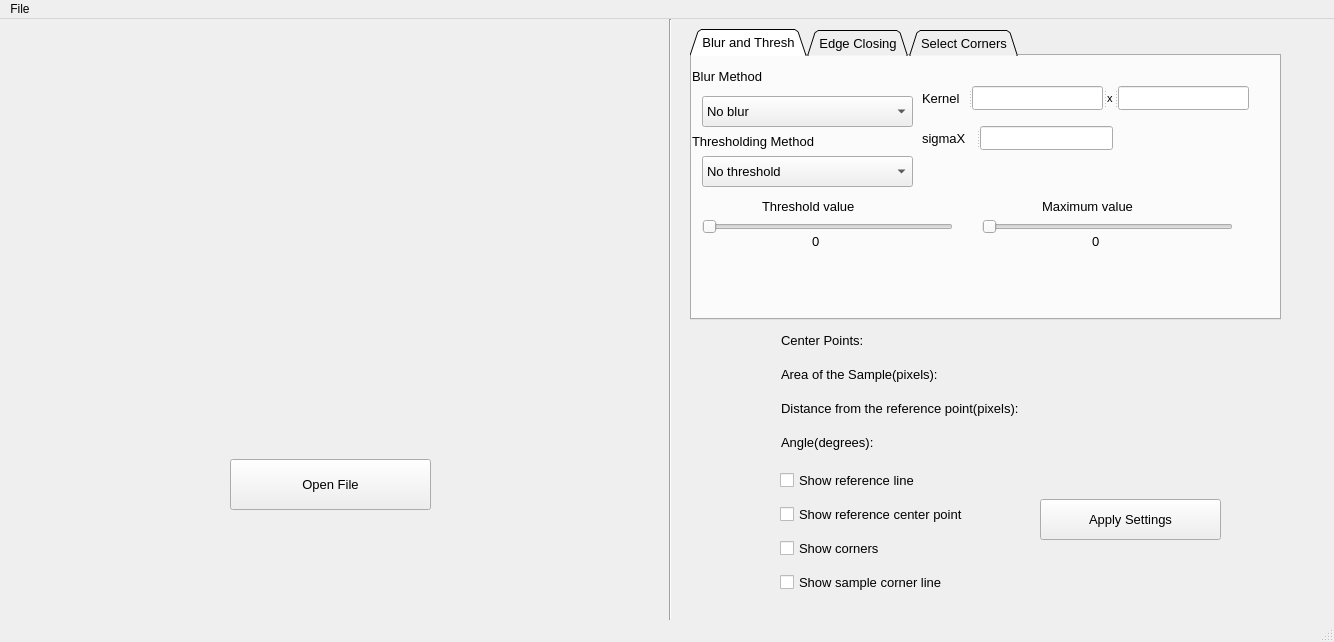
<?xml version="1.0" encoding="UTF-8"?>
<ui version="4.0">
 <class>MainWindow</class>
 <widget class="QMainWindow" name="MainWindow">
  <property name="geometry">
   <rect>
    <x>0</x>
    <y>0</y>
    <width>1334</width>
    <height>642</height>
   </rect>
  </property>
  <property name="windowTitle">
   <string>MainWindow</string>
  </property>
  <widget class="QWidget" name="centralwidget">
   <widget class="QPushButton" name="pushButton">
    <property name="geometry">
     <rect>
      <x>230</x>
      <y>440</y>
      <width>201</width>
      <height>51</height>
     </rect>
    </property>
    <property name="font">
     <font>
      <family>Tahoma</family>
      <pointsize>10</pointsize>
      <weight>50</weight>
      <bold>false</bold>
     </font>
    </property>
    <property name="text">
     <string>Open File</string>
    </property>
   </widget>
   <widget class="QLabel" name="label">
    <property name="geometry">
     <rect>
      <x>10</x>
      <y>10</y>
      <width>651</width>
      <height>421</height>
     </rect>
    </property>
    <property name="font">
     <font>
      <family>Tahoma</family>
      <pointsize>8</pointsize>
      <weight>50</weight>
      <bold>false</bold>
     </font>
    </property>
    <property name="text">
     <string/>
    </property>
   </widget>
   <widget class="QPushButton" name="pushButton_2">
    <property name="geometry">
     <rect>
      <x>1040</x>
      <y>480</y>
      <width>181</width>
      <height>41</height>
     </rect>
    </property>
    <property name="font">
     <font>
      <family>Tahoma</family>
      <pointsize>10</pointsize>
      <weight>50</weight>
      <bold>false</bold>
     </font>
    </property>
    <property name="text">
     <string>Apply Settings</string>
    </property>
   </widget>
   <widget class="Line" name="line">
    <property name="geometry">
     <rect>
      <x>660</x>
      <y>0</y>
      <width>20</width>
      <height>601</height>
     </rect>
    </property>
    <property name="font">
     <font>
      <family>Tahoma</family>
      <pointsize>8</pointsize>
      <weight>50</weight>
      <bold>false</bold>
     </font>
    </property>
    <property name="orientation">
     <enum>Qt::Vertical</enum>
    </property>
   </widget>
   <widget class="QTabWidget" name="tabWidget">
    <property name="geometry">
     <rect>
      <x>690</x>
      <y>10</y>
      <width>591</width>
      <height>291</height>
     </rect>
    </property>
    <property name="font">
     <font>
      <family>Tahoma</family>
      <pointsize>10</pointsize>
      <weight>50</weight>
      <bold>false</bold>
     </font>
    </property>
    <property name="tabShape">
     <enum>QTabWidget::Triangular</enum>
    </property>
    <property name="currentIndex">
     <number>0</number>
    </property>
    <property name="documentMode">
     <bool>false</bool>
    </property>
    <widget class="QWidget" name="tab">
     <attribute name="title">
      <string>Blur and Thresh</string>
     </attribute>
     <widget class="QLabel" name="label_2">
      <property name="geometry">
       <rect>
        <x>0</x>
        <y>70</y>
        <width>311</width>
        <height>31</height>
       </rect>
      </property>
      <property name="font">
       <font>
        <family>Tahoma</family>
        <pointsize>10</pointsize>
        <weight>50</weight>
        <bold>false</bold>
       </font>
      </property>
      <property name="text">
       <string>Thresholding Method</string>
      </property>
     </widget>
     <widget class="QLabel" name="label_5">
      <property name="geometry">
       <rect>
        <x>120</x>
        <y>170</y>
        <width>41</width>
        <height>31</height>
       </rect>
      </property>
      <property name="font">
       <font>
        <family>Tahoma</family>
        <pointsize>10</pointsize>
        <weight>50</weight>
        <bold>false</bold>
       </font>
      </property>
      <property name="layoutDirection">
       <enum>Qt::LeftToRight</enum>
      </property>
      <property name="text">
       <string>0</string>
      </property>
     </widget>
     <widget class="QSlider" name="horizontalSlider_2">
      <property name="geometry">
       <rect>
        <x>290</x>
        <y>160</y>
        <width>251</width>
        <height>21</height>
       </rect>
      </property>
      <property name="font">
       <font>
        <family>Tahoma</family>
        <pointsize>10</pointsize>
        <weight>50</weight>
        <bold>false</bold>
       </font>
      </property>
      <property name="orientation">
       <enum>Qt::Horizontal</enum>
      </property>
     </widget>
     <widget class="QLabel" name="label_7">
      <property name="geometry">
       <rect>
        <x>400</x>
        <y>170</y>
        <width>41</width>
        <height>31</height>
       </rect>
      </property>
      <property name="font">
       <font>
        <family>Tahoma</family>
        <pointsize>10</pointsize>
        <weight>50</weight>
        <bold>false</bold>
       </font>
      </property>
      <property name="text">
       <string>0</string>
      </property>
     </widget>
     <widget class="QLabel" name="label_4">
      <property name="geometry">
       <rect>
        <x>350</x>
        <y>140</y>
        <width>221</width>
        <height>21</height>
       </rect>
      </property>
      <property name="font">
       <font>
        <family>Tahoma</family>
        <pointsize>10</pointsize>
        <weight>50</weight>
        <bold>false</bold>
       </font>
      </property>
      <property name="text">
       <string>Maximum value</string>
      </property>
     </widget>
     <widget class="QSlider" name="horizontalSlider">
      <property name="geometry">
       <rect>
        <x>10</x>
        <y>160</y>
        <width>251</width>
        <height>21</height>
       </rect>
      </property>
      <property name="font">
       <font>
        <family>Tahoma</family>
        <pointsize>8</pointsize>
        <weight>50</weight>
        <bold>false</bold>
       </font>
      </property>
      <property name="orientation">
       <enum>Qt::Horizontal</enum>
      </property>
     </widget>
     <widget class="QLabel" name="label_3">
      <property name="geometry">
       <rect>
        <x>70</x>
        <y>140</y>
        <width>161</width>
        <height>21</height>
       </rect>
      </property>
      <property name="font">
       <font>
        <family>Tahoma</family>
        <pointsize>10</pointsize>
        <weight>50</weight>
        <bold>false</bold>
       </font>
      </property>
      <property name="text">
       <string>Threshold value</string>
      </property>
     </widget>
     <widget class="QComboBox" name="comboBox">
      <property name="geometry">
       <rect>
        <x>10</x>
        <y>100</y>
        <width>211</width>
        <height>31</height>
       </rect>
      </property>
      <property name="font">
       <font>
        <family>Tahoma</family>
        <pointsize>10</pointsize>
        <weight>50</weight>
        <bold>false</bold>
       </font>
      </property>
      <item>
       <property name="text">
        <string>No threshold</string>
       </property>
      </item>
      <item>
       <property name="text">
        <string>Thresh Binary</string>
       </property>
      </item>
      <item>
       <property name="text">
        <string>Thresh Binary Inverted</string>
       </property>
      </item>
      <item>
       <property name="text">
        <string>Thresh Trunc</string>
       </property>
      </item>
      <item>
       <property name="text">
        <string>Thresh To Zero</string>
       </property>
      </item>
      <item>
       <property name="text">
        <string>Thresh Otsu</string>
       </property>
      </item>
     </widget>
     <widget class="QComboBox" name="comboBox_2">
      <property name="geometry">
       <rect>
        <x>10</x>
        <y>40</y>
        <width>211</width>
        <height>31</height>
       </rect>
      </property>
      <property name="font">
       <font>
        <family>Tahoma</family>
        <pointsize>10</pointsize>
        <weight>50</weight>
        <bold>false</bold>
       </font>
      </property>
      <item>
       <property name="text">
        <string>No blur</string>
       </property>
      </item>
      <item>
       <property name="text">
        <string>Gaussian blur</string>
       </property>
      </item>
      <item>
       <property name="text">
        <string>Median blur</string>
       </property>
      </item>
      <item>
       <property name="text">
        <string>Average blur</string>
       </property>
      </item>
     </widget>
     <widget class="QLabel" name="label_6">
      <property name="geometry">
       <rect>
        <x>0</x>
        <y>-10</y>
        <width>281</width>
        <height>61</height>
       </rect>
      </property>
      <property name="font">
       <font>
        <family>Tahoma</family>
        <pointsize>10</pointsize>
        <weight>50</weight>
        <bold>false</bold>
       </font>
      </property>
      <property name="text">
       <string>Blur Method</string>
      </property>
     </widget>
     <widget class="QSplitter" name="splitter_5">
      <property name="geometry">
       <rect>
        <x>230</x>
        <y>70</y>
        <width>191</width>
        <height>24</height>
       </rect>
      </property>
      <property name="orientation">
       <enum>Qt::Horizontal</enum>
      </property>
      <widget class="QLabel" name="label_10">
       <property name="font">
        <font>
         <family>Tahoma</family>
         <pointsize>10</pointsize>
         <weight>50</weight>
         <bold>false</bold>
        </font>
       </property>
       <property name="text">
        <string>sigmaX</string>
       </property>
      </widget>
      <widget class="QLineEdit" name="lineEdit_3">
       <property name="font">
        <font>
         <family>Tahoma</family>
         <pointsize>8</pointsize>
         <weight>50</weight>
         <bold>false</bold>
        </font>
       </property>
      </widget>
     </widget>
     <widget class="QSplitter" name="splitter_6">
      <property name="geometry">
       <rect>
        <x>230</x>
        <y>30</y>
        <width>327</width>
        <height>24</height>
       </rect>
      </property>
      <property name="orientation">
       <enum>Qt::Horizontal</enum>
      </property>
      <widget class="QLabel" name="label_9">
       <property name="font">
        <font>
         <family>Tahoma</family>
         <pointsize>10</pointsize>
         <weight>50</weight>
         <bold>false</bold>
        </font>
       </property>
       <property name="text">
        <string>Kernel</string>
       </property>
      </widget>
      <widget class="QLineEdit" name="lineEdit">
       <property name="font">
        <font>
         <family>Tahoma</family>
         <pointsize>8</pointsize>
         <weight>50</weight>
         <bold>false</bold>
        </font>
       </property>
      </widget>
      <widget class="QLabel" name="label_8">
       <property name="font">
        <font>
         <family>Tahoma</family>
         <pointsize>8</pointsize>
         <weight>50</weight>
         <bold>false</bold>
        </font>
       </property>
       <property name="text">
        <string>x</string>
       </property>
      </widget>
      <widget class="QLineEdit" name="lineEdit_2">
       <property name="font">
        <font>
         <family>Tahoma</family>
         <pointsize>8</pointsize>
         <weight>50</weight>
         <bold>false</bold>
        </font>
       </property>
      </widget>
     </widget>
    </widget>
    <widget class="QWidget" name="tab_4">
     <attribute name="title">
      <string>Edge Closing</string>
     </attribute>
     <widget class="QLabel" name="label_35">
      <property name="geometry">
       <rect>
        <x>420</x>
        <y>180</y>
        <width>111</width>
        <height>31</height>
       </rect>
      </property>
      <property name="font">
       <font>
        <family>Tahoma</family>
        <pointsize>10</pointsize>
        <weight>50</weight>
        <bold>false</bold>
       </font>
      </property>
      <property name="text">
       <string>0</string>
      </property>
     </widget>
     <widget class="QLabel" name="label_32">
      <property name="geometry">
       <rect>
        <x>110</x>
        <y>140</y>
        <width>141</width>
        <height>41</height>
       </rect>
      </property>
      <property name="font">
       <font>
        <family>Tahoma</family>
        <pointsize>10</pointsize>
        <weight>50</weight>
        <bold>false</bold>
       </font>
      </property>
      <property name="text">
       <string>min_area</string>
      </property>
     </widget>
     <widget class="QLabel" name="label_34">
      <property name="geometry">
       <rect>
        <x>390</x>
        <y>140</y>
        <width>141</width>
        <height>41</height>
       </rect>
      </property>
      <property name="font">
       <font>
        <family>Tahoma</family>
        <pointsize>10</pointsize>
        <weight>50</weight>
        <bold>false</bold>
       </font>
      </property>
      <property name="text">
       <string>max_area</string>
      </property>
     </widget>
     <widget class="QSlider" name="horizontalSlider_6">
      <property name="geometry">
       <rect>
        <x>280</x>
        <y>170</y>
        <width>281</width>
        <height>21</height>
       </rect>
      </property>
      <property name="font">
       <font>
        <family>Tahoma</family>
        <pointsize>8</pointsize>
        <weight>50</weight>
        <bold>false</bold>
       </font>
      </property>
      <property name="orientation">
       <enum>Qt::Horizontal</enum>
      </property>
     </widget>
     <widget class="QSlider" name="horizontalSlider_5">
      <property name="geometry">
       <rect>
        <x>0</x>
        <y>170</y>
        <width>281</width>
        <height>21</height>
       </rect>
      </property>
      <property name="font">
       <font>
        <family>Tahoma</family>
        <pointsize>8</pointsize>
        <weight>50</weight>
        <bold>false</bold>
       </font>
      </property>
      <property name="orientation">
       <enum>Qt::Horizontal</enum>
      </property>
     </widget>
     <widget class="QCheckBox" name="checkBox">
      <property name="geometry">
       <rect>
        <x>10</x>
        <y>90</y>
        <width>21</width>
        <height>21</height>
       </rect>
      </property>
      <property name="font">
       <font>
        <family>Tahoma</family>
        <pointsize>8</pointsize>
        <weight>50</weight>
        <bold>false</bold>
       </font>
      </property>
      <property name="text">
       <string/>
      </property>
     </widget>
     <widget class="QLabel" name="label_31">
      <property name="geometry">
       <rect>
        <x>10</x>
        <y>110</y>
        <width>531</width>
        <height>41</height>
       </rect>
      </property>
      <property name="font">
       <font>
        <family>Tahoma</family>
        <pointsize>10</pointsize>
        <weight>50</weight>
        <bold>false</bold>
       </font>
      </property>
      <property name="text">
       <string>Area Detection Range(min_area &lt; area &lt; max_area):</string>
      </property>
     </widget>
     <widget class="QLabel" name="label_33">
      <property name="geometry">
       <rect>
        <x>130</x>
        <y>180</y>
        <width>101</width>
        <height>31</height>
       </rect>
      </property>
      <property name="font">
       <font>
        <family>Tahoma</family>
        <pointsize>10</pointsize>
        <weight>50</weight>
        <bold>false</bold>
       </font>
      </property>
      <property name="text">
       <string>0</string>
      </property>
     </widget>
     <widget class="QLabel" name="label_26">
      <property name="geometry">
       <rect>
        <x>40</x>
        <y>70</y>
        <width>441</width>
        <height>61</height>
       </rect>
      </property>
      <property name="font">
       <font>
        <family>Tahoma</family>
        <pointsize>10</pointsize>
        <weight>50</weight>
        <bold>false</bold>
       </font>
      </property>
      <property name="text">
       <string>Area and Center Point Detection</string>
      </property>
     </widget>
     <widget class="QSplitter" name="splitter_3">
      <property name="geometry">
       <rect>
        <x>10</x>
        <y>10</y>
        <width>191</width>
        <height>21</height>
       </rect>
      </property>
      <property name="orientation">
       <enum>Qt::Horizontal</enum>
      </property>
      <widget class="QRadioButton" name="radioButton_3">
       <property name="font">
        <font>
         <family>Tahoma</family>
         <pointsize>8</pointsize>
         <weight>50</weight>
         <bold>false</bold>
        </font>
       </property>
       <property name="text">
        <string/>
       </property>
      </widget>
      <widget class="QLabel" name="label_23">
       <property name="font">
        <font>
         <family>Tahoma</family>
         <pointsize>10</pointsize>
         <weight>50</weight>
         <bold>false</bold>
        </font>
       </property>
       <property name="text">
        <string>Edge Closing</string>
       </property>
      </widget>
     </widget>
     <widget class="QSplitter" name="splitter_13">
      <property name="geometry">
       <rect>
        <x>10</x>
        <y>40</y>
        <width>329</width>
        <height>24</height>
       </rect>
      </property>
      <property name="orientation">
       <enum>Qt::Horizontal</enum>
      </property>
      <widget class="QLabel" name="label_24">
       <property name="font">
        <font>
         <family>Tahoma</family>
         <pointsize>10</pointsize>
         <weight>50</weight>
         <bold>false</bold>
        </font>
       </property>
       <property name="text">
        <string>Kernel</string>
       </property>
      </widget>
      <widget class="QLineEdit" name="lineEdit_5">
       <property name="font">
        <font>
         <family>Tahoma</family>
         <pointsize>8</pointsize>
         <weight>50</weight>
         <bold>false</bold>
        </font>
       </property>
      </widget>
      <widget class="QLabel" name="label_25">
       <property name="font">
        <font>
         <family>Tahoma</family>
         <pointsize>10</pointsize>
         <weight>50</weight>
         <bold>false</bold>
        </font>
       </property>
       <property name="text">
        <string>x</string>
       </property>
      </widget>
      <widget class="QLineEdit" name="lineEdit_6">
       <property name="font">
        <font>
         <family>Tahoma</family>
         <pointsize>8</pointsize>
         <weight>50</weight>
         <bold>false</bold>
        </font>
       </property>
      </widget>
     </widget>
    </widget>
    <widget class="QWidget" name="tab_3">
     <attribute name="title">
      <string>Select Corners</string>
     </attribute>
     <widget class="QLabel" name="label_36">
      <property name="geometry">
       <rect>
        <x>70</x>
        <y>50</y>
        <width>441</width>
        <height>21</height>
       </rect>
      </property>
      <property name="text">
       <string>Select the corners of the sample and the reference shape</string>
      </property>
     </widget>
     <widget class="QLabel" name="label_38">
      <property name="geometry">
       <rect>
        <x>10</x>
        <y>180</y>
        <width>201</width>
        <height>22</height>
       </rect>
      </property>
      <property name="text">
       <string>Sample corners chosen:</string>
      </property>
     </widget>
     <widget class="QLabel" name="label_40">
      <property name="geometry">
       <rect>
        <x>170</x>
        <y>90</y>
        <width>331</width>
        <height>22</height>
       </rect>
      </property>
      <property name="text">
       <string/>
      </property>
     </widget>
     <widget class="QPushButton" name="pushButton_3">
      <property name="geometry">
       <rect>
        <x>190</x>
        <y>90</y>
        <width>191</width>
        <height>41</height>
       </rect>
      </property>
      <property name="text">
       <string>Selection Window</string>
      </property>
     </widget>
     <widget class="QLabel" name="label_39">
      <property name="geometry">
       <rect>
        <x>10</x>
        <y>210</y>
        <width>201</width>
        <height>22</height>
       </rect>
      </property>
      <property name="text">
       <string>Reference corners chosen:</string>
      </property>
     </widget>
     <widget class="QLabel" name="label_37">
      <property name="geometry">
       <rect>
        <x>210</x>
        <y>180</y>
        <width>451</width>
        <height>21</height>
       </rect>
      </property>
      <property name="text">
       <string/>
      </property>
     </widget>
     <widget class="QLabel" name="label_41">
      <property name="geometry">
       <rect>
        <x>210</x>
        <y>210</y>
        <width>451</width>
        <height>21</height>
       </rect>
      </property>
      <property name="text">
       <string/>
      </property>
     </widget>
    </widget>
   </widget>
   <widget class="QLabel" name="label_27">
    <property name="geometry">
     <rect>
      <x>781</x>
      <y>311</y>
      <width>105</width>
      <height>21</height>
     </rect>
    </property>
    <property name="font">
     <font>
      <family>Tahoma</family>
      <pointsize>10</pointsize>
      <weight>50</weight>
      <bold>false</bold>
     </font>
    </property>
    <property name="text">
     <string>Center Points:</string>
    </property>
   </widget>
   <widget class="QLabel" name="label_29">
    <property name="geometry">
     <rect>
      <x>781</x>
      <y>345</y>
      <width>204</width>
      <height>21</height>
     </rect>
    </property>
    <property name="font">
     <font>
      <family>Tahoma</family>
      <pointsize>10</pointsize>
      <weight>50</weight>
      <bold>false</bold>
     </font>
    </property>
    <property name="text">
     <string>Area of the Sample(pixels):</string>
    </property>
   </widget>
   <widget class="QLabel" name="label_28">
    <property name="geometry">
     <rect>
      <x>900</x>
      <y>310</y>
      <width>451</width>
      <height>21</height>
     </rect>
    </property>
    <property name="font">
     <font>
      <family>Tahoma</family>
      <pointsize>10</pointsize>
      <weight>50</weight>
      <bold>false</bold>
     </font>
    </property>
    <property name="text">
     <string/>
    </property>
   </widget>
   <widget class="QLabel" name="label_30">
    <property name="geometry">
     <rect>
      <x>1000</x>
      <y>340</y>
      <width>171</width>
      <height>31</height>
     </rect>
    </property>
    <property name="font">
     <font>
      <family>Tahoma</family>
      <pointsize>10</pointsize>
      <weight>50</weight>
      <bold>false</bold>
     </font>
    </property>
    <property name="text">
     <string/>
    </property>
   </widget>
   <widget class="QLabel" name="label_74">
    <property name="geometry">
     <rect>
      <x>781</x>
      <y>379</y>
      <width>312</width>
      <height>21</height>
     </rect>
    </property>
    <property name="font">
     <font>
      <family>Tahoma</family>
      <pointsize>10</pointsize>
      <weight>50</weight>
      <bold>false</bold>
     </font>
    </property>
    <property name="text">
     <string>Distance from the reference point(pixels):</string>
    </property>
   </widget>
   <widget class="QLabel" name="label_75">
    <property name="geometry">
     <rect>
      <x>781</x>
      <y>413</y>
      <width>121</width>
      <height>21</height>
     </rect>
    </property>
    <property name="font">
     <font>
      <family>Tahoma</family>
      <pointsize>10</pointsize>
      <weight>50</weight>
      <bold>false</bold>
     </font>
    </property>
    <property name="text">
     <string>Angle(degrees):</string>
    </property>
   </widget>
   <widget class="QLabel" name="label_76">
    <property name="geometry">
     <rect>
      <x>1050</x>
      <y>380</y>
      <width>301</width>
      <height>31</height>
     </rect>
    </property>
    <property name="font">
     <font>
      <family>Tahoma</family>
      <pointsize>10</pointsize>
      <weight>50</weight>
      <bold>false</bold>
     </font>
    </property>
    <property name="text">
     <string/>
    </property>
   </widget>
   <widget class="QLabel" name="label_77">
    <property name="geometry">
     <rect>
      <x>910</x>
      <y>410</y>
      <width>61</width>
      <height>23</height>
     </rect>
    </property>
    <property name="font">
     <font>
      <family>Tahoma</family>
      <pointsize>10</pointsize>
      <weight>50</weight>
      <bold>false</bold>
     </font>
    </property>
    <property name="text">
     <string/>
    </property>
   </widget>
   <widget class="QCheckBox" name="checkBox_3">
    <property name="geometry">
     <rect>
      <x>780</x>
      <y>448</y>
      <width>223</width>
      <height>27</height>
     </rect>
    </property>
    <property name="font">
     <font>
      <family>Tahoma</family>
      <pointsize>10</pointsize>
      <weight>50</weight>
      <bold>false</bold>
     </font>
    </property>
    <property name="text">
     <string>Show reference line</string>
    </property>
   </widget>
   <widget class="QCheckBox" name="checkBox_4">
    <property name="geometry">
     <rect>
      <x>780</x>
      <y>482</y>
      <width>308</width>
      <height>27</height>
     </rect>
    </property>
    <property name="font">
     <font>
      <family>Tahoma</family>
      <pointsize>10</pointsize>
      <weight>50</weight>
      <bold>false</bold>
     </font>
    </property>
    <property name="text">
     <string>Show reference center point</string>
    </property>
   </widget>
   <widget class="QCheckBox" name="checkBox_6">
    <property name="geometry">
     <rect>
      <x>780</x>
      <y>516</y>
      <width>162</width>
      <height>27</height>
     </rect>
    </property>
    <property name="font">
     <font>
      <family>Tahoma</family>
      <pointsize>10</pointsize>
      <weight>50</weight>
      <bold>false</bold>
     </font>
    </property>
    <property name="text">
     <string>Show corners</string>
    </property>
   </widget>
   <widget class="QCheckBox" name="checkBox_7">
    <property name="geometry">
     <rect>
      <x>780</x>
      <y>550</y>
      <width>266</width>
      <height>27</height>
     </rect>
    </property>
    <property name="font">
     <font>
      <family>Tahoma</family>
      <pointsize>10</pointsize>
      <weight>50</weight>
      <bold>false</bold>
     </font>
    </property>
    <property name="text">
     <string>Show sample corner line</string>
    </property>
   </widget>
   <zorder>pushButton</zorder>
   <zorder>label</zorder>
   <zorder>pushButton_2</zorder>
   <zorder>line</zorder>
   <zorder>label_27</zorder>
   <zorder>label_29</zorder>
   <zorder>label_28</zorder>
   <zorder>label_30</zorder>
   <zorder>label_74</zorder>
   <zorder>label_75</zorder>
   <zorder>label_76</zorder>
   <zorder>label_77</zorder>
   <zorder>checkBox_3</zorder>
   <zorder>checkBox_4</zorder>
   <zorder>checkBox_6</zorder>
   <zorder>checkBox_7</zorder>
   <zorder>tabWidget</zorder>
  </widget>
  <widget class="QMenuBar" name="menubar">
   <property name="geometry">
    <rect>
     <x>0</x>
     <y>0</y>
     <width>1334</width>
     <height>26</height>
    </rect>
   </property>
   <widget class="QMenu" name="menuFile">
    <property name="title">
     <string>File</string>
    </property>
    <addaction name="actionNew"/>
    <addaction name="actionOpen"/>
    <addaction name="actionSave"/>
    <addaction name="actionSave_Settings_As"/>
    <addaction name="actionSave_Image"/>
    <addaction name="actionSave_Image_As"/>
   </widget>
   <addaction name="menuFile"/>
  </widget>
  <widget class="QStatusBar" name="statusbar"/>
  <action name="actionNew">
   <property name="text">
    <string>New</string>
   </property>
  </action>
  <action name="actionOpen">
   <property name="text">
    <string>Open</string>
   </property>
  </action>
  <action name="actionSave">
   <property name="text">
    <string>Save Settings</string>
   </property>
  </action>
  <action name="actionSave_Settings_As">
   <property name="text">
    <string>Save Settings As</string>
   </property>
  </action>
  <action name="actionSave_Image">
   <property name="text">
    <string>Save Image</string>
   </property>
  </action>
  <action name="actionSave_Image_As">
   <property name="text">
    <string>Save Image As</string>
   </property>
  </action>
 </widget>
 <resources/>
 <connections/>
</ui>
